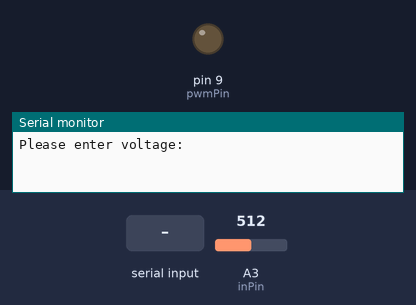
Bench run of a sketch on a simulated Arduino Uno, built with avr-gcc and run on an emulated ATmega328P. Shown: output pins drawn as LEDs (lit = HIGH), the last lines printed to the serial monitor. Inputs (shaded band) come from the test bench; at power-on: A3 (inPin) = 512.

Above: at 1.2 s.
1.3 s: "5\n" received over Serial
At 1.9 s:
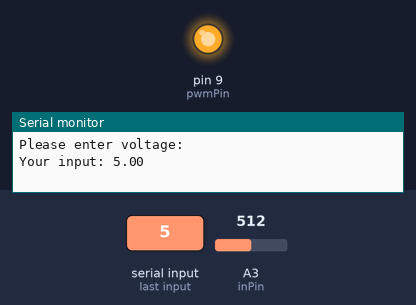
4.3 s: "90,45\n" received over Serial
Timing chart, 0 to 7.3 s (numbered marks = the images above; inputs shaded):
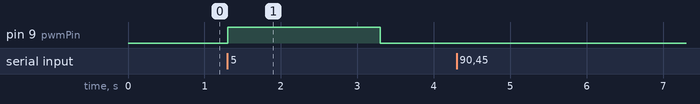

Measured:
- after the input at 1.3 s, pin 9 (pwmPin): LOW → HIGH at once, → LOW 2.0 s later

The sketch:

sketch.ino
```cpp
int pwmPin = 9; // output pin supporting PWM
int inPin = 3;  // voltage connected to analog pin 3, e.g. a potentiometer

void setup()
{
  pinMode(pwmPin, OUTPUT); // sets the pin as output
  Serial.begin(9600);
  Serial.print("Please enter voltage: ");
}

void ConvertToAnalog(float valueIn) {
  int val = 0;    // variable to store the read value
  float volt = 0; // variable to hold the voltage read
  int x = 0;

  if (valueIn >= 0 && valueIn <= 5)
  {
      x = (valueIn/5) * 255;             // volts to digital value
      analogWrite(pwmPin, (int)x);          // write digital value
      delay(1000);                          // wait until measuring
      int analogVal = analogRead(inPin);    // read the input pin after filtering
      volt = 5 * (float)analogVal / 1023;   // analog to volts

      Serial.println("PWMOut\t\tAnalog\t\tAnalogV");
      Serial.print(x);
      Serial.print("\t\t");
      Serial.print(analogVal);
      Serial.print("\t\t");
      Serial.println(volt);
   }
}

void loop()
{
  //waiting for input
  while (Serial.available() == 0);
  float val = Serial.parseFloat();

  if(val >= 0 && val <= 5)
  {
    Serial.println();
    Serial.print("Your input: ");
    Serial.println(val);

    ConvertToAnalog(val);
    val = 0;
  }
  else
  {
    Serial.println("Invalid voltage! Only 0-5V is allowed");
  }
}
```
